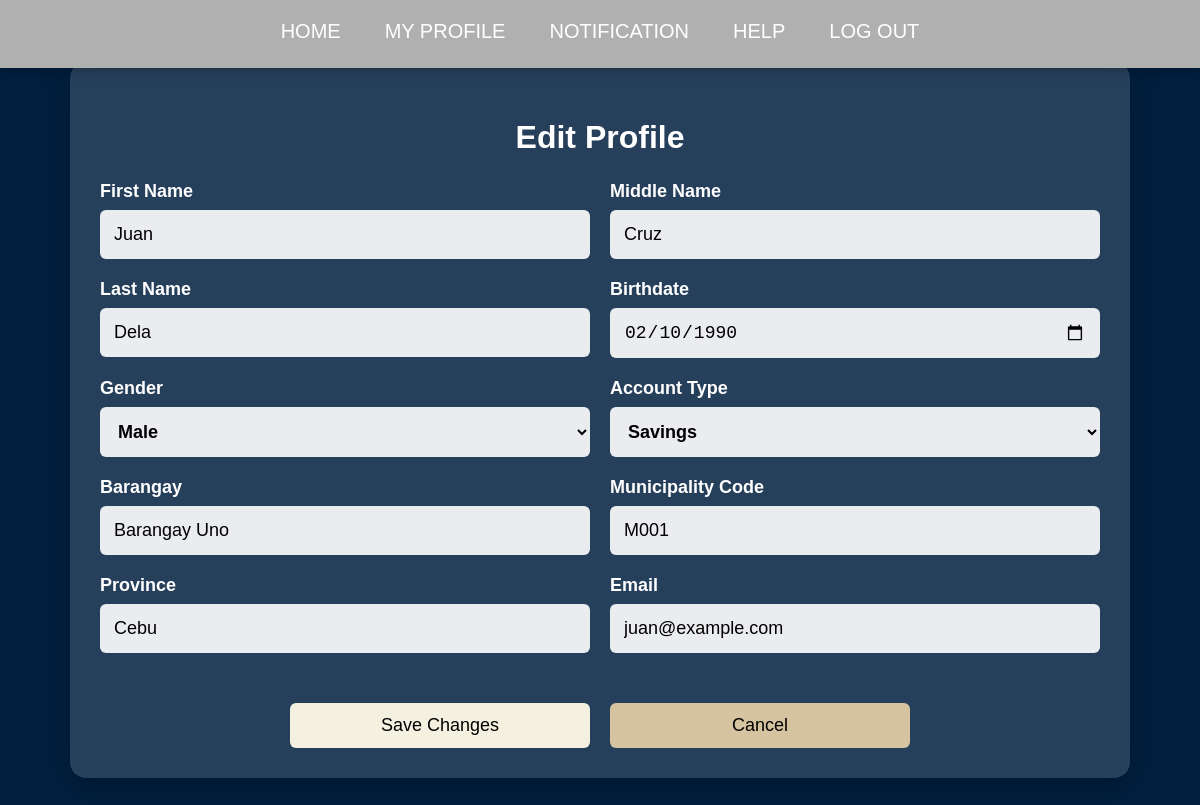
Screenshot of /edit_User.php (signed in) with the database file from the repository.
### tables this page shows
CREATE TABLE `USERS` (
  `user_id` int(11) NOT NULL,
  `first_name` varchar(50) NOT NULL,
  `middle_name` varchar(50) DEFAULT NULL,
  `last_name` varchar(50) NOT NULL,
  `birthdate` date NOT NULL,
  `sex` enum('Male','Female','Other') NOT NULL,
  `barangay` varchar(100) DEFAULT NULL,
  `municipality_code` varchar(50) DEFAULT NULL,
  `province` varchar(100) DEFAULT NULL,
  `role` enum('admin','member','accountant') NOT NULL,
  `created_at` timestamp NOT NULL DEFAULT current_timestamp()
);

CREATE TABLE `USER_ACCOUNT` (
  `account_id` int(11) NOT NULL,
  `user_id` int(11) NOT NULL,
  `email` varchar(100) NOT NULL,
  `password` varchar(255) NOT NULL,
  `created_at` timestamp NOT NULL DEFAULT current_timestamp()
);

### public/edit_User.php (the view, shortened to what this page needs)
<?php
require_once __DIR__ . '/../includes/db.php';
$user_id = $_SESSION['user_id'];
$query = "
    SELECT
        U.*,
        M.account_type,
        A.email
    FROM USERS U
    LEFT JOIN MEMBER_PROFILE M ON U.user_id = M.user_id
    LEFT JOIN USER_ACCOUNT A ON U.user_id = A.user_id
    WHERE U.user_id = ?
";
$stmt = $conn->prepare($query);
$stmt->bind_param("i", $user_id);
$stmt->execute();
$result = $stmt->get_result();
$user = $result->fetch_assoc();
?>
<!DOCTYPE html>
<html lang="en">
<head>
    <link rel="stylesheet" href="assets/css/nav.css">
</head>
<body>
    <ul class="navbar">
        <li><a href="homepage.php">HOME</a></li>
        <li><a href="profile_Template.php">MY PROFILE</a></li>
        <li><a href="#notifications">NOTIFICATION</a></li>
        <li><a href="helpMembs.php">HELP</a></li>
        <li><a href="index.php">LOG OUT</a></li>
    </ul>
<div class="form-container">
    <h2>Edit Profile</h2>
    <form action="update_Profile.php" method="POST">
        <div class="form-group">
            <label>First Name</label>
            <input type="text" name="first_name" value="<?= htmlspecialchars($user['first_name']) ?>" required>
        </div>
        <div class="form-group">
            <label>Middle Name</label>
            <input type="text" name="middle_name" value="<?= htmlspecialchars($user['middle_name']) ?>">
        </div>
        <div class="form-group">
            <label>Last Name</label>
            <input type="text" name="last_name" value="<?= htmlspecialchars($user['last_name']) ?>" required>
        </div>
        <div class="form-group">
            <label>Birthdate</label>
            <input type="date" name="birthdate" value="<?= htmlspecialchars($user['birthdate']) ?>" required>
        </div>
        <div class="form-group">
            <label>Gender</label>
            <select name="sex" required>
                <option value="Male" <?= $user['sex'] === 'Male' ? 'selected' : '' ?>>Male</option>
            </select>
        </div>
        <div class="form-group">
            <label>Account Type</label>
            <select name="account_type" required>
                <option value="savings" <?= $user['account_type'] === 'savings' ? 'selected' : '' ?>>Savings</option>
            </select>
        </div>
        <div class="form-group">
            <label>Barangay</label>
            <input type="text" name="barangay" value="<?= htmlspecialchars($user['barangay']) ?>">
        </div>
        <div class="form-group">
            <label>Municipality Code</label>
            <input type="text" name="municipality_code" value="<?= htmlspecialchars($user['municipality_code']) ?>">
        </div>
        <div class="form-group">
            <label>Province</label>
            <input type="text" name="province" value="<?= htmlspecialchars($user['province']) ?>">
        </div>
        <div class="form-group">
            <label>Email</label>
            <input type="email" name="email" value="<?= htmlspecialchars($user['email']) ?>" required>
        </div>
        <div class="form-actions">
            <button type="submit" class="save-btn">Save Changes</button>
            <button type="button" class="cancel-btn" onclick="window.location.href='profile_Template.php'">Cancel</button>
        </div>
    </form>
</div>
</body>
</html>

### public/assets/css/nav.css (style rules this page uses)
.navbar { background: linear-gradient(to bottom, #B0B0B0, #B0B0B0); list-style-type: none; padding: 0; margin: 0; display: flex; justify-content: center; width: 100%; position: fixed; top: 0; left: 0; height: 65px; box-shadow: 0 4px 10px rgba(0, 0, 0, 0.2); z-index: 999; border-bottom: 3px solid #B0B0B0; }
body { font-family: Arial, sans-serif; margin: 0; padding: 0; display: flex; flex-direction: column; align-items: center; height: 100vh; }
.navbar li { display: inline-block; }
.navbar a { text-decoration: none; color: white; padding: 20px 22px; display: block; font-size: 20px; text-align: center; transition: all 0.3s ease; position: relative; }

### public/edit_User.php (style rules this page uses)
body { margin: 0; font-family: Arial, sans-serif; background-color: #001f3f; padding: 20px; }
.form-container { max-width: 1000px; margin: auto; background: rgba(255, 255, 255, 0.15); backdrop-filter: blur(10px); -webkit-backdrop-filter: blur(10px); border-radius: 16px; padding: 30px; box-shadow: 0 8px 32px rgba(0, 0, 0, 0.25); color: white; }
h2 { color: #FFFFFF; text-align: center; margin-bottom: 25px; font-size: 32px; }
form { display: flex; flex-wrap: wrap; gap: 20px; }
.form-group { flex: 1 1 45%; display: flex; flex-direction: column; }
label { font-size: 18px; font-weight: bold; color: #FFFFFF; margin-bottom: 8px; }
input, select { padding: 14px; font-size: 18px; border: none; border-radius: 6px; background-color: rgba(255, 255, 255, 0.9); transition: all 0.2s ease; }
select { font-weight: 600; }
.form-actions { flex-basis: 100%; display: flex; justify-content: center; gap: 20px; margin-top: 30px; }
button { font-size: 18px; width: 300px; padding: 12px 30px; border: none; border-radius: 6px; cursor: pointer; transition: background-color 0.3s, transform 0.2s; }
.save-btn { background-color: #F4F1E1; color: black; }
.cancel-btn { background-color: #D6C4A1; color: black; }

### rows the page displays
users: first_name "Juan", middle_name "Cruz", last_name "Dela", birthdate "02/10/1990", sex "Male", barangay "Barangay Uno", municipality_code "M001", province "Cebu", email "juan@example.com"
